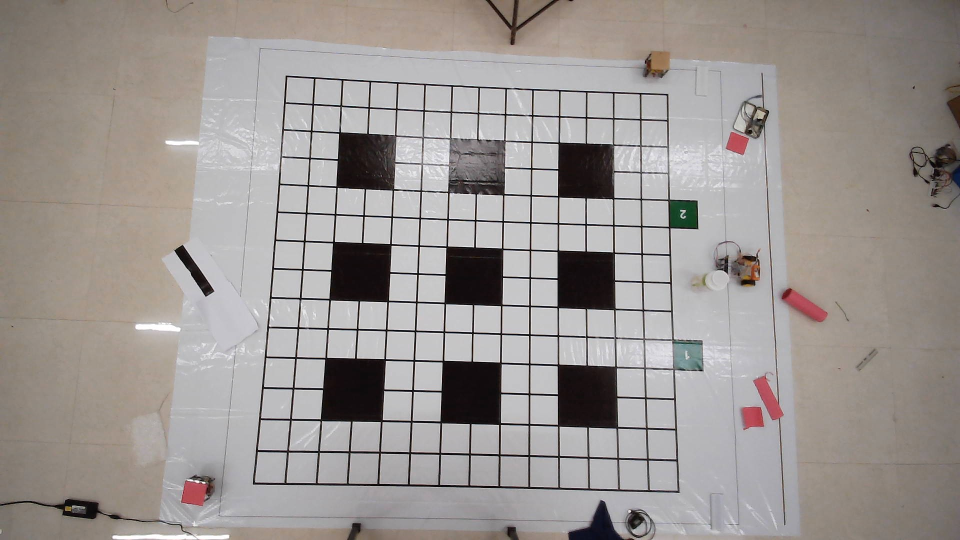
#> input picture Test_codes/img_align.jpg, 1920 x 1080 px (shown at 1/2 size)
$ python -i extract_bot.py   (imports and definitions only)
#> lines starting #> are read from the running program, lines starting #| are printed output that depends on the picture; after the words box and inside, x2 and y2 are one past the last pixel; in counts of white or black regions, pixels touching at a corner belong together
#> further down, picture is the input picture: shape (1080, 1920, 3); mean B, G, R 146.3, 149.5, 155.4
import cv2
import numpy as np

from contour_finder import C_T_iden_fn

class ExtractBot:
    def __init__(self, img):
        self.img = img
#        cv2.destroyAllWindows()
        self.W, self.H = self.img.shape[:2]
#> self.W = 1080; self.H = 1920

    def BotImg(self):
        #purple mask
        hsv = cv2.cvtColor(self.img, cv2.COLOR_BGR2HSV)
#> hsv: shape (1080, 1920, 3); mean H, S, V 63.4, 24.8, 156.3
        purple_mask = cv2.inRange(hsv, (140,25,25), (160,255,255) )
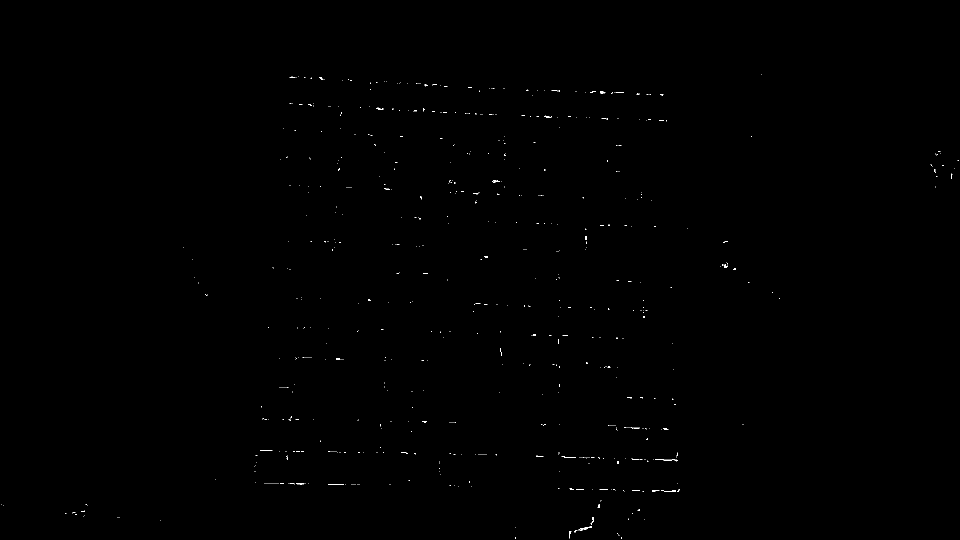
#> purple_mask: shape (1080, 1920) (shown at 1/2 size); 0.13% white in thin lines or dots, all inside (x1, y1, x2, y2) = (3, 149, 1917, 1078)

        #canny edge img
        edged = cv2.Canny(purple_mask , 10, 255)
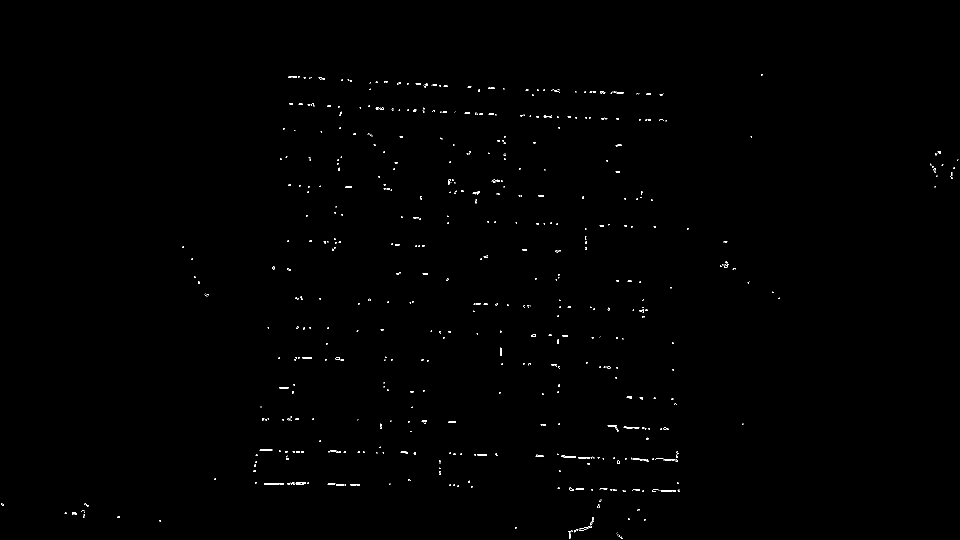
#> edged: shape (1080, 1920) (shown at 1/2 size); 0.28% white in thin lines or dots, all inside (x1, y1, x2, y2) = (2, 148, 1917, 1078)
#        cv2.imshow('Extract_bot_PPle_mask',purple_mask)
#        cv2.imshow('Extract_bot_edged',edged)
        (cnts, _) = cv2.findContours(edged.copy(),cv2.RETR_EXTERNAL,
         cv2.CHAIN_APPROX_SIMPLE)
#> cnts = 575 contours, 555 with area under 20; largest, box (x1, y1, x2, y2) and area: (591, 965, 612, 970) 68, (1122, 911, 1152, 916) 62, (528, 966, 559, 969) 60, (604, 714, 624, 717) 37, (955, 908, 974, 911) 36
        Bots_list = []
        idx = 0
        for c in cnts:
            x,y,w,h = cv2.boundingRect(c)
            if w>(0.1*self.W) and h> (0.1*self.W):
                idx+=1
                new_img=self.img[y:y+h,x:x+w]
                Bots_list.append(new_img)
                cv2.imshow('new_img_extract_bot', new_img)
#> this loop made 575 passes
#> (x, y, w, h) on passes 1, 2, 5: (1241, 1073, 4, 5), (1237, 1069, 3, 4), (1141, 1064, 1, 1)
#> after the loop, Bots_list = []; idx = 0
#                print(len(Bots_list))
#        cv2.waitKey()
#        cv2.destroyAllWindows()
        return Bots_list

>>> import cv2
>>> picture = cv2.imread('img_align.jpg')
>>> result = ExtractBot(picture).BotImg()
#> result = []
